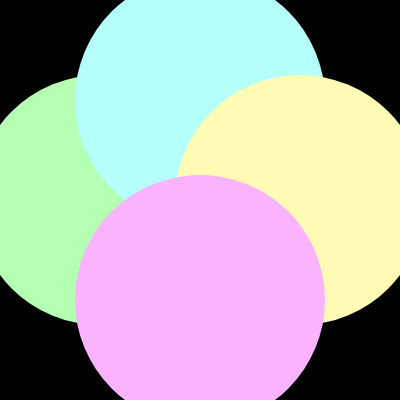
Frame 1 (no input)
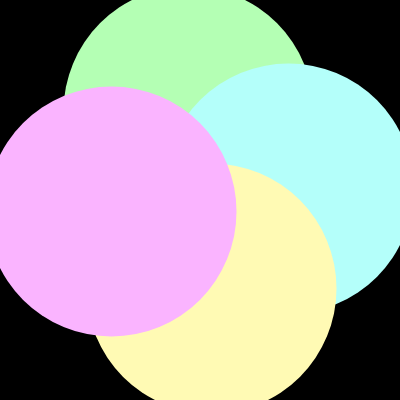
Frame 60 (no input)
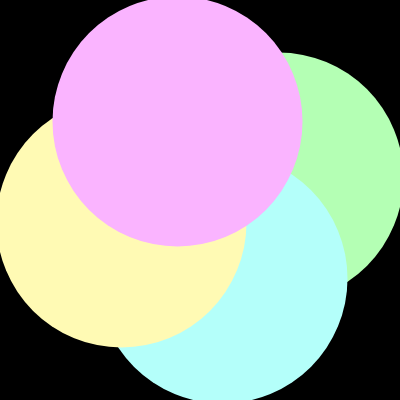
Frame 120 (the mouse pressed at the canvas centre since frame 60)

The p5.js sketch that drew these frames (run headless with seeded random() and noise() and a simulated clock; from frame 60 on, the mouse is pressed at the canvas centre):

// p5.js sketch
// ── sketch.js
// 最終課題を制作しよう
function setup(){
  createCanvas(400, 400);
　a = 100; b = 200; c = 200; d = 100;
　e = 300; f = 200; g = 200; h = 300;
　va = 1.5; vb = -1.5; vc = 1.5; vd = 1.5;
　ve = -1.5; vf = 1.5; vg = -1.5; vh = -1.5;
}

function draw(){
  background(0);
  noStroke();
  fill(180, 255, 180);
    ellipse(a, b, 250);
    a += va;
    b += vb;
    if(a <= 100 || a >= 300){ va = -1 * va; }
    if(b <= 100 || b >= 300){ vb = -1 * vb; }

  fill(180, 255, 250);
    ellipse(c, d, 250);
    c += vc;
    d += vd;
    if(c <= 100 || c >= 300){ vc = -1 * vc; }
    if(d <= 100 || d >= 300){ vd = -1 * vd; }

  fill(255, 250, 180);
    ellipse(e, f, 250);
    e += ve;
    f += vf;
    if(e <= 100 || e >= 300){ ve = -1 * ve; }
    if(f <= 100 || f >= 300){ vf = -1 * vf; }

  fill(250, 180, 255);
    ellipse(g, h, 250);
    g += vg;
    h += vh;
    if(g <= 100 || g >= 300){ vg = -1 * vg; }
    if(h <= 100 || h >= 300){ vh = -1 * vh; }

　if(keyIsDown(" ".charCodeAt(0))){
  background(70, 240, 230);}
}

function windowResized(){
  resizeCanvas(windowWidth, windowHeight);
}
